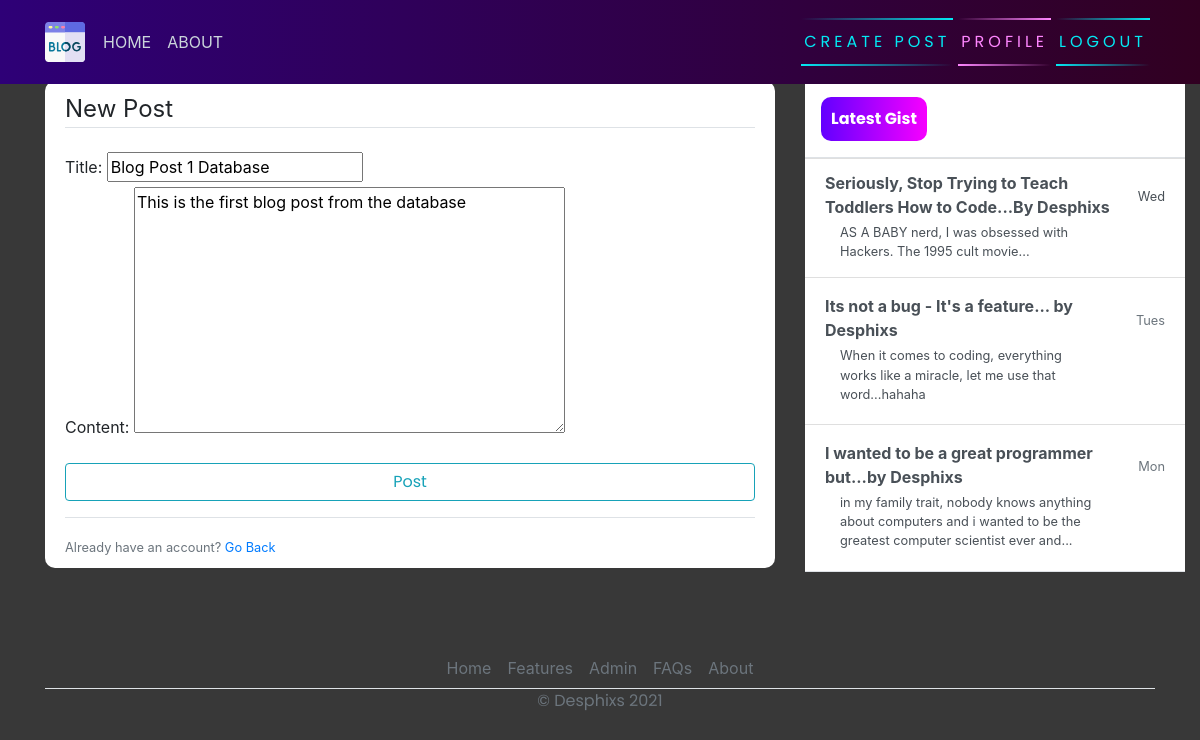
Page /post/1/update (signed in) on the committed database.
### blog/models.py (models this page shows, shortened)
class post(models.Model):
    title = models.CharField(max_length=200)
    content = models.TextField()
    date_posted = models.DateTimeField(default=timezone.now)
    author = models.ForeignKey(User, on_delete=models.CASCADE)

### blog/views.py (the view, shortened to what this page needs)
# urls.py: path('post/<int:pk>/update', PostUpdateView.as_view(), name="blog-update"),
class PostUpdateView(LoginRequiredMixin , UserPassesTestMixin, UpdateView):
    model = post
    fields = ['title', 'content']
    def test_func(self):
        post = self.get_object()
        if self.request.user == post.author:
            return True
        return False

### blog/templates/blog/post_form.html (shortened to what this page needs)
{% extends 'blog/base.html' %}
{% block content %}
    <div class="content-section">
        <form action="" method="post">
            <fieldset class="form-group">
                <legend class="border-bottom mb-4">New Post</legend>
                {{ form }}
            </fieldset>
            <div class="form-group">
                <button class="btn btn-outline-info" type="submit">Post</button>
            </div>
        </form>
        <div class="border-top pt-3">
            <small class="text-muted">Already have an account? <a href="{% url 'blog-home' %}">Go Back</a></small>
        </div>
    </div>
{% endblock content %}

### blog/static/blog/main.css (style rules this page uses)
body { background-color: rgb(56, 56, 56); margin-top: 5rem; background-size: contain; background-repeat: no-repeat; }
.content-section { background: #ffffff; padding: 10px 20px; border-radius: 10px; margin-bottom: 20px; }
button { font-family: 'Poppins', sans-serif; border: none; outline: 0; display: inline-block; padding: 8px; color: white; background-color: #000; text-align: center; cursor: pointer; width: 100%; font-size: 18px; transition: 1s; background: linear-gradient(270deg, rgb(247, 0, 255) 0%, rgb(98, 0, 255) 100%); }

### rows in the picture
post: title "Blog Post 1 Database", content "This is the first blog post from the database"
